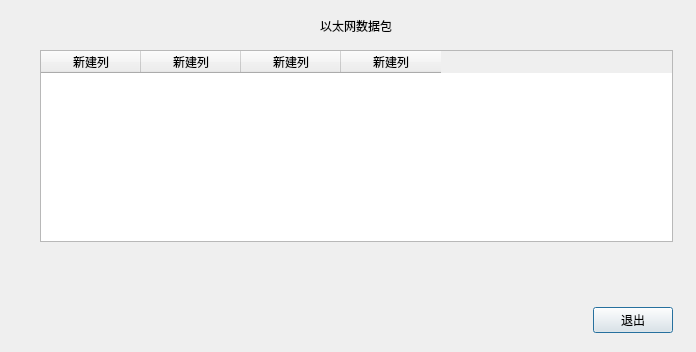
<?xml version="1.0" encoding="UTF-8"?>
<ui version="4.0">
 <class>EtherDialog</class>
 <widget class="QDialog" name="EtherDialog">
  <property name="geometry">
   <rect>
    <x>0</x>
    <y>0</y>
    <width>696</width>
    <height>352</height>
   </rect>
  </property>
  <property name="windowTitle">
   <string>EtherDialog</string>
  </property>
  <widget class="QWidget" name="layoutWidget">
   <property name="geometry">
    <rect>
     <x>40</x>
     <y>50</y>
     <width>633</width>
     <height>283</height>
    </rect>
   </property>
   <layout class="QVBoxLayout" name="verticalLayout">
    <item>
     <widget class="QTableWidget" name="tableWidget">
      <column>
       <property name="text">
        <string>新建列</string>
       </property>
      </column>
      <column>
       <property name="text">
        <string>新建列</string>
       </property>
      </column>
      <column>
       <property name="text">
        <string>新建列</string>
       </property>
      </column>
      <column>
       <property name="text">
        <string>新建列</string>
       </property>
      </column>
     </widget>
    </item>
    <item>
     <spacer name="verticalSpacer">
      <property name="orientation">
       <enum>Qt::Vertical</enum>
      </property>
      <property name="sizeHint" stdset="0">
       <size>
        <width>20</width>
        <height>48</height>
       </size>
      </property>
     </spacer>
    </item>
    <item>
     <layout class="QHBoxLayout" name="horizontalLayout">
      <item>
       <spacer name="horizontalSpacer">
        <property name="orientation">
         <enum>Qt::Horizontal</enum>
        </property>
        <property name="sizeHint" stdset="0">
         <size>
          <width>538</width>
          <height>20</height>
         </size>
        </property>
       </spacer>
      </item>
      <item>
       <widget class="QPushButton" name="pushButton">
        <property name="text">
         <string>退出</string>
        </property>
       </widget>
      </item>
     </layout>
    </item>
   </layout>
  </widget>
  <widget class="QLabel" name="label">
   <property name="geometry">
    <rect>
     <x>320</x>
     <y>10</y>
     <width>111</width>
     <height>31</height>
    </rect>
   </property>
   <property name="text">
    <string>以太网数据包</string>
   </property>
  </widget>
 </widget>
 <resources/>
 <connections/>
</ui>
